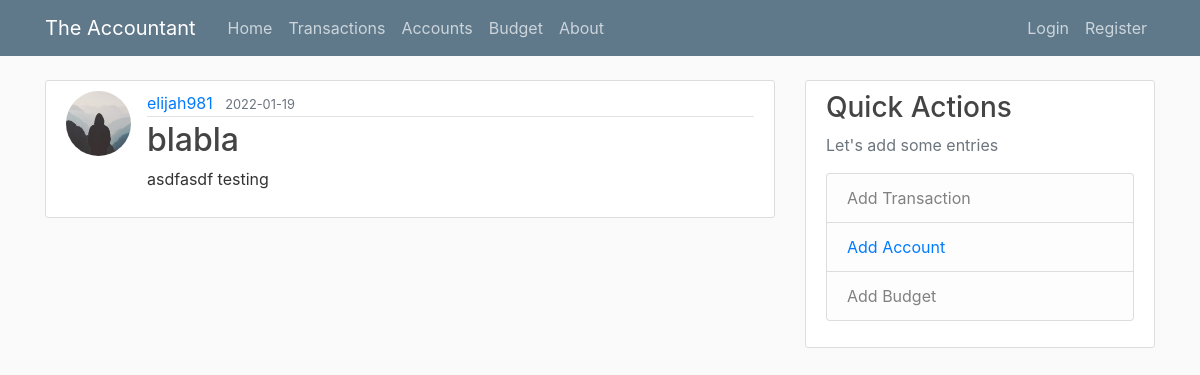
/post/28, run on the app's committed database.
### website/models.py (models this page shows, shortened)
class User(db.Model, UserMixin):
    id = db.Column(db.Integer, primary_key=True)
    username = db.Column(db.String(20), unique=True, nullable=False)
    email = db.Column(db.String(120), unique=True, nullable=False)
    image_file = db.Column(db.String(20), nullable=False, default="default.jpg")
    password = db.Column(db.String(60), nullable=False)
    posts = db.relationship("Post", backref="author", lazy=True)  # to be removed
    accounts = db.relationship("Account", backref="acc_holder", lazy=True)

class Post(db.Model):
    id = db.Column(db.Integer, primary_key=True)
    title = db.Column(db.String(100), nullable=False)
    date_posted = db.Column(db.DateTime, nullable=False, default=datetime.utcnow)
    content = db.Column(db.Text, nullable=False)
    user_id = db.Column(db.Integer, db.ForeignKey("user.id"), nullable=False)

### website/posts/routes.py (the view)
@posts.route("/post/<int:post_id>")
def post(post_id):
    post = Post.query.get_or_404(post_id)
    return render_template("post.html", title=post.title, post=post)

### website/templates/post.html (shortened to what this page needs)
{% extends "layout.html" %}
{% block content %}
<article class="media content-section">
  <img class="rounded-circle article-img"
    src="{{ url_for('static', filename='profile_pics/' + post.author.image_file) }}">
  <div class="media-body">
    <div class="article-metadata">
      <a class="mr-2" href="{{ url_for('users.user_posts', username=post.author.username) }}">{{ post.author.username
        }}</a>
      <small class="text-muted">{{ post.date_posted.strftime('%Y-%m-%d') }}</small>
    </div>
    <h2 class="article-title">{{ post.title }}</h2>
    <p class="article-content">{{ post.content }}</p>
  </div>
</article>
{% endblock content %}

### website/static/main.css (style rules this page uses)
body { background: #fafafa; color: #333333; margin-top: 5rem; }
h1, h2, h3, h4, h5, h6 { color: #444444; }
.content-section { background: #ffffff; padding: 10px 20px; border: 1px solid #dddddd; border-radius: 3px; margin-bottom: 20px; }
.article-title { color: #444444; }
.article-content { white-space: pre-line; }
.article-img { height: 65px; width: 65px; margin-right: 16px; }
.article-metadata { padding-bottom: 1px; margin-bottom: 4px; border-bottom: 1px solid #e3e3e3 }

### data on the page
User: image_file (placeholder picture), author.username "elijah981"
Post: date_posted "2022-01-19", title "blabla", content "asdfasdf testing"
